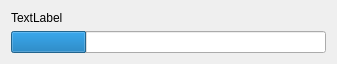
<?xml version="1.0" encoding="UTF-8"?>
<ui version="4.0">
 <class>ProgressDialog</class>
 <widget class="QDialog" name="ProgressDialog">
  <property name="geometry">
   <rect>
    <x>0</x>
    <y>0</y>
    <width>337</width>
    <height>60</height>
   </rect>
  </property>
  <property name="windowTitle">
   <string>Dialog</string>
  </property>
  <property name="styleSheet">
   <string notr="true"/>
  </property>
  <layout class="QVBoxLayout" name="verticalLayout">
   <item>
    <widget class="QLabel" name="lblMsg">
     <property name="text">
      <string>TextLabel</string>
     </property>
    </widget>
   </item>
   <item>
    <widget class="QProgressBar" name="bar">
     <property name="value">
      <number>24</number>
     </property>
     <property name="textVisible">
      <bool>false</bool>
     </property>
    </widget>
   </item>
  </layout>
 </widget>
 <resources/>
 <connections/>
</ui>
